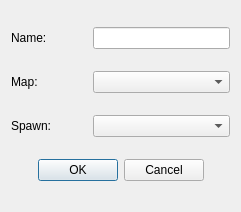
<?xml version="1.0" encoding="UTF-8"?>
<ui version="4.0">
 <class>DialogAddTeleport</class>
 <widget class="QDialog" name="DialogAddTeleport">
  <property name="geometry">
   <rect>
    <x>0</x>
    <y>0</y>
    <width>241</width>
    <height>212</height>
   </rect>
  </property>
  <property name="windowTitle">
   <string>Add Teleport</string>
  </property>
  <property name="modal">
   <bool>true</bool>
  </property>
  <layout class="QGridLayout" name="gridLayout">
   <item row="0" column="0">
    <widget class="QLabel" name="label_tpname">
     <property name="text">
      <string>Name:</string>
     </property>
    </widget>
   </item>
   <item row="0" column="2">
    <widget class="QLineEdit" name="lineEdit_tpname"/>
   </item>
   <item row="1" column="0">
    <widget class="QLabel" name="label_tpmap">
     <property name="text">
      <string>Map:</string>
     </property>
    </widget>
   </item>
   <item row="1" column="2">
    <widget class="QComboBox" name="comboBox_map"/>
   </item>
   <item row="2" column="0">
    <widget class="QLabel" name="label_3">
     <property name="text">
      <string>Spawn:</string>
     </property>
    </widget>
   </item>
   <item row="2" column="2">
    <widget class="QComboBox" name="comboBox_spawn"/>
   </item>
   <item row="3" column="0" colspan="3">
    <widget class="QDialogButtonBox" name="buttonBox">
     <property name="orientation">
      <enum>Qt::Horizontal</enum>
     </property>
     <property name="standardButtons">
      <set>QDialogButtonBox::Cancel|QDialogButtonBox::Ok</set>
     </property>
     <property name="centerButtons">
      <bool>true</bool>
     </property>
    </widget>
   </item>
   <item row="1" column="1">
    <spacer name="horizontalSpacer">
     <property name="orientation">
      <enum>Qt::Horizontal</enum>
     </property>
     <property name="sizeType">
      <enum>QSizePolicy::Preferred</enum>
     </property>
     <property name="sizeHint" stdset="0">
      <size>
       <width>30</width>
       <height>20</height>
      </size>
     </property>
    </spacer>
   </item>
  </layout>
 </widget>
 <resources/>
 <connections>
  <connection>
   <sender>buttonBox</sender>
   <signal>rejected()</signal>
   <receiver>DialogAddTeleport</receiver>
   <slot>reject()</slot>
   <hints>
    <hint type="sourcelabel">
     <x>316</x>
     <y>260</y>
    </hint>
    <hint type="destinationlabel">
     <x>286</x>
     <y>274</y>
    </hint>
   </hints>
  </connection>
 </connections>
</ui>
